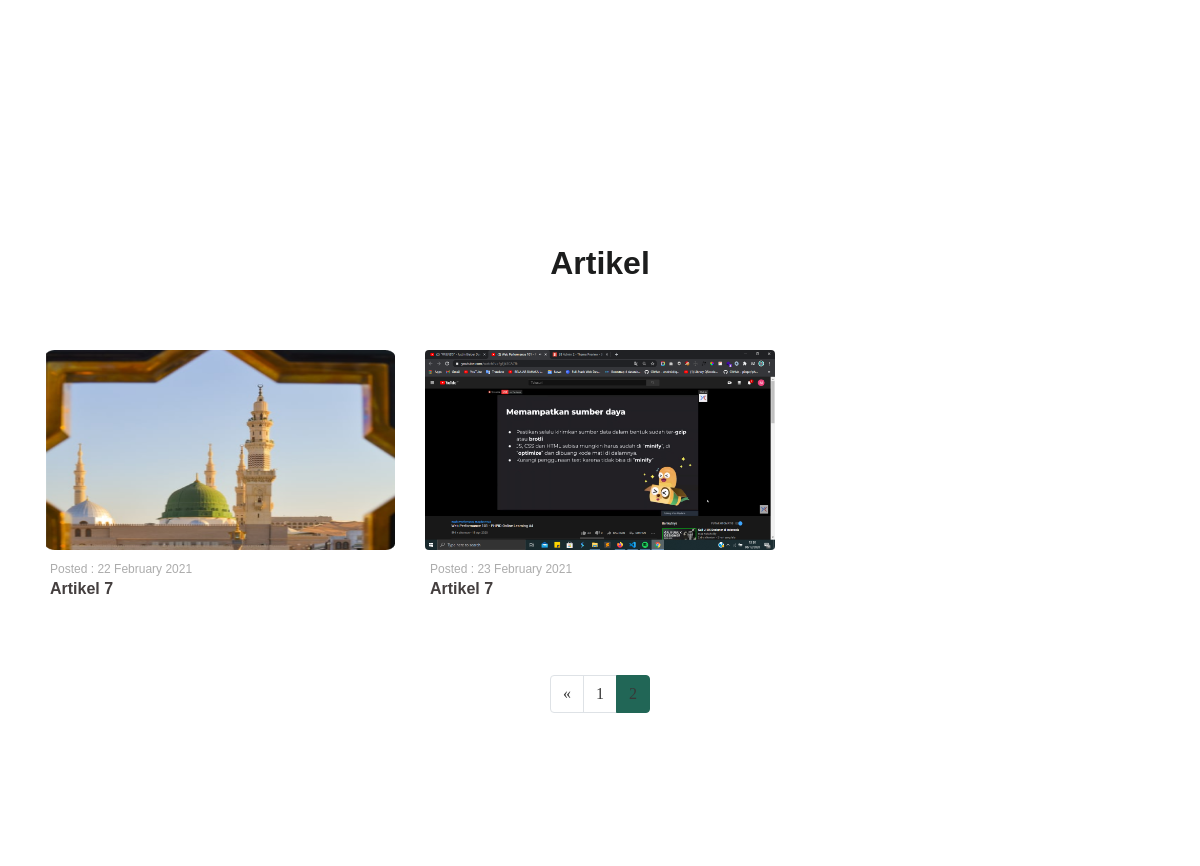
Before: /artikel/index/6 (middle part) with the older database file.
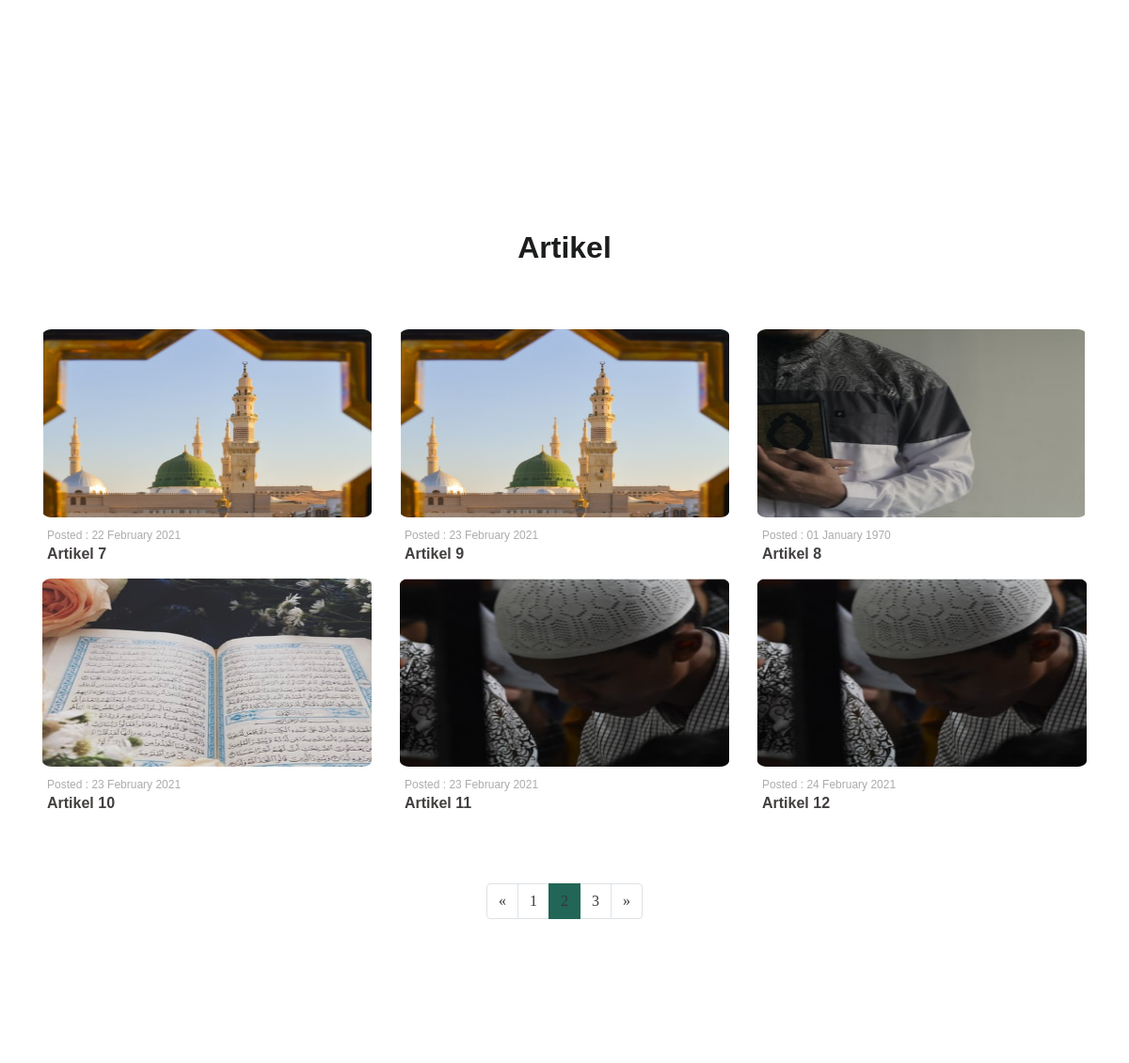
After: the same page with the newer database file.
### tables this page shows
CREATE TABLE `tb_artikel` (
  `id` int(11) NOT NULL,
  `judul_artikel` varchar(256) NOT NULL,
  `isi_artikel` text NOT NULL,
  `post_by` varchar(128) NOT NULL,
  `cover_artikel` varchar(128) NOT NULL,
  `date_created` int(11) NOT NULL
);

### index.php (called while the page is built, shortened)
<?php
require_once BASEPATH.'core/CodeIgniter.php';

### application/config/config.php (called while the page is built, shortened)
<?php
$config['base_url'] = 'http://localhost/ishlah-app/';
$config['index_page'] = '';
$config['uri_protocol']    = 'REQUEST_URI';
$config['url_suffix'] = '';
$config['language']    = 'english';
$config['charset'] = 'UTF-8';
$config['enable_hooks'] = FALSE;
$config['subclass_prefix'] = 'MY_';
$config['composer_autoload'] = FALSE;
$config['permitted_uri_chars'] = 'a-z 0-9~%.:_\-';
$config['enable_query_strings'] = FALSE;
$config['controller_trigger'] = 'c';
$config['function_trigger'] = 'm';
$config['directory_trigger'] = 'd';
$config['allow_get_array'] = TRUE;
$config['log_threshold'] = 0;
$config['log_path'] = '';
$config['log_file_extension'] = '';
$config['log_file_permissions'] = 0644;
$config['log_date_format'] = 'Y-m-d H:i:s';
$config['error_views_path'] = '';
$config['cache_path'] = '';
$config['cache_query_string'] = FALSE;
$config['encryption_key'] = '';
$config['sess_driver'] = 'files';
$config['sess_cookie_name'] = 'ci_session';
$config['sess_expiration'] = 7200;
$config['sess_save_path'] = NULL;
$config['sess_match_ip'] = FALSE;
$config['sess_time_to_update'] = 300;
$config['sess_regenerate_destroy'] = FALSE;
$config['cookie_prefix']    = '';
$config['cookie_domain']    = '';
$config['cookie_path']        = '/';
$config['cookie_secure']    = FALSE;
$config['cookie_httponly']     = FALSE;
$config['standardize_newlines'] = FALSE;
$config['global_xss_filtering'] = FALSE;
$config['csrf_protection'] = FALSE;
$config['csrf_token_name'] = 'csrf_test_name';
$config['csrf_cookie_name'] = 'csrf_cookie_name';
$config['csrf_expire'] = 7200;
$config['csrf_regenerate'] = TRUE;
$config['csrf_exclude_uris'] = array();
$config['compress_output'] = FALSE;
$config['time_reference'] = 'local';
$config['rewrite_short_tags'] = FALSE;
$config['proxy_ips'] = '';

### application/models/Artikel_model.php (called while the page is built, shortened)
<?php
class Artikel_model extends CI_Model
{
    public function getArtikel($limit, $start)
    {
        return $this->db->get('tb_artikel', $limit, $start)->result_array();
    }
    public function countAllArtikel()
    {
        return $this->db->get('tb_artikel')->num_rows();
    }
}

### application/views/artikel/index.php (the view)
<section class="artikelt">
    <div class="container artikell">
        <div class="row">
            <div class="col-lg-12 text-center">
                <h1 class=" section-judul text-center judul-manfaat"> Artikel </h1>
            </div>
        </div>
        <div class="row ">
            <?php
            foreach ($artikel as $data) :
            ?>
                <div class="col-12 col-lg-4  col-md-4 col-sm-12 content-1">
                    <figure class="">
                        <a href="<?= base_url('artikel/isiartikel/' . $data['id']) ?>" class="text-decoration-none">
                            <img src="<?= base_url('assets/cover_artikel/' . $data['cover_artikel']) ?>" class="img-fluid rounded gambarartikel" alt="...">
                            <figcaption class="figure-caption capt">
                                <p>Posted : <?= date('d F Y', $data['date_created']); ?></p>
                                <h6><?= $data['judul_artikel'] ?></h6>
                            </figcaption>
                        </a>
                    </figure>
                </div>
            <?php endforeach; ?>
        </div>
    </div>
    <div class="container pagi">
        <div class="row">
            <div class="col-12">
                <?= $this->pagination->create_links(); ?>
            </div>
        </div>
    </div>
</section>

### application/controllers/Artikel.php (shortened to what this page needs)
<?php
class Artikel extends CI_Controller
{
    public function __construct()
    {
        $this->load->model('Artikel_model');
        $this->load->library('session');
        $this->load->model('User_model');
    }
    public function index()
    {
        $data['judul'] = 'Artikel - LDK Ishlah';
        $this->load->library('pagination');
        $config['base_url'] = 'http://localhost/ishlah-app/artikel/index';
        $config['total_rows'] = $this->Artikel_model->countAllArtikel();
        $config['per_page'] = 6;
        $config['full_tag_open'] = '<ul class="pagination">';
        $config['full_tag_close'] = '</ul>';
        $config['next_tag_open'] = '<li class="page-item">';
        $config['next_tag_close'] = '</li>';
        $config['prev_tag_open'] = '<li class="page-item">';
        $config['prev_tag_close'] = '</li>';
        $config['cur_tag_open'] = '<li class="page-item active"><a class="page-link" href="#">';
        $config['cur_tag_close'] = '</a></li>';
        $config['num_tag_open'] = '<li class="page-item">';
        $config['num_tag_close'] = '</li>';
        $data['start'] = $this->uri->segment(3);
        $data['artikel'] = $this->Artikel_model->getArtikel($config['per_page'], $data['start']);
        $this->load->view('templates/header', $data);
        $this->load->view('artikel/index', $data);
        $this->load->view('templates/footer');
    }
}

### application/views/templates/header.php (shortened to what this page needs)
<!doctype html>
<html lang="en">
<head>
  <link rel="stylesheet" href="<?= base_url('assets/css/bootstrap.min.css') ?>">
  <link rel="stylesheet" href="https://cdnjs.cloudflare.com/ajax/libs/magnific-popup.js/1.1.0/magnific-popup.min.css" />
  <link rel="stylesheet" href="<?= base_url('assets/owlcarousel/dist/assets/owl.carousel.css') ?>">
  <link rel="stylesheet" href="<?= base_url('assets/owlcarousel/dist/assets/owl.theme.default.min.css') ?>">
  <link rel="stylesheet" href="https://cdnjs.cloudflare.com/ajax/libs/animate.css/4.1.1/animate.min.css" />
  <link rel="stylesheet" href="<?= base_url(); ?>assets/css/mycss.css">
  <link rel="stylesheet" href="<?= base_url(); ?>assets/xzoom/xzoom.css">
</head>
<body>
  <div id="carouselExampleFade" class="carousel slide carousel-fade" data-ride="carousel">
    <ol class="carousel-indicators">
      <li data-target="#carouselExampleIndicators" data-slide-to="0" class="active"></li>
      <li data-target="#carouselExampleIndicators" data-slide-to="1"></li>
      <li data-target="#carouselExampleIndicators" data-slide-to="2"></li>
    </ol>
    <div class="carousel-inner">
      <div class="carousel-item active">
        <img src="<?= base_url(); ?>assets/img/carousel/carousel1.jpg" class="d-block w-100" alt="First slide">
      </div>
    </div>
    <a class="carousel-control-prev" href="#carouselExampleFade" role="button" data-slide="prev">
    </a>
    <a class="carousel-control-next" href="#carouselExampleFade" role="button" data-slide="next">
    </a>
  </div>

### application/views/templates/footer.php (shortened to what this page needs)
</body>
</html>

### assets/css/mycss.css (style rules this page uses)
:root { --background-button-fill: #01C89B; --background-button-hover: #216656; }
body { font-family: 'Merriweather', serif; }
.section-judul { font-size: 24px; font-weight: 700; color: #1c1d1d !important; font-family: 'Poppins', sans-serif !important; padding: 60px 0 25px 0; }
.carousel .carousel-inner { height: 350px !important; }
.carousel .carousel-inner img { height: 350px !important; }
section.artikelt { margin-bottom: 30px; }
section.artikelt img.gambarartikel { min-width: 100% !important; max-height: 200px !important; min-height: 200px !important; }
section.artikelt .capt p { font-size: 12px !important; color: #ACACAC; font-family: 'Poppins', sans-serif !important; padding-top: 10px; margin-left: 5px; }
section.artikelt .capt h6 { font-size: 16px !important; font-family: 'Poppins', sans-serif !important; color: #443F3F !important; margin-left: 5px; margin-top: -15px; font-weight: 600; }
.pagi { display: flex !important; justify-content: center !important; margin-top: 30px !important; margin-bottom: 20px !important; border: none; }
.pagi { display: flex !important; justify-content: center !important; margin-top: 60px !important; margin-bottom: 50px !important; }
.pagi .pagination .page-item.active .page-link { background-color: #216656 !important; border-color: #2c2c2c; }
.pagi .pagination .page-item .page-link { color: #383838; }
@media (min-width: 768px) { .section-judul { font-size: 16px; font-weight: 700; color: #1c1d1d !important; font-family: 'Poppins', sans-serif !important; padding: 30px 0 25px 0; } }
@media (min-width: 768px) { .carousel .carousel-inner { height: 400px !important; } }
@media (min-width: 768px) { .carousel .carousel-inner img { height: 400px !important; } }
@media (min-width: 992px) { .section-judul { font-size: 32px; font-weight: 700; font-family: 'Poppins', sans-serif !important; color: #1c1d1d !important; padding: 65px 0 60px 0 !important; } }
@media (min-width: 992px) { .carousel { margin-top: -60px; } }
@media (min-width: 992px) { .carousel .carousel-inner { height: 100vh !important; } }
@media (min-width: 992px) { .carousel .carousel-inner img { margin-top: 30px; height: 100vh !important; } }
@media (min-width: 992px) { section.artikelt { padding-bottom: 60px !important; } }
@media (min-width: 992px) { section.artikelt img.gambarartikel { min-width: 100% !important; max-height: 200px !important; } }
@media (min-width: 992px) { section.artikelt .capt p { font-size: 12px !important; color: #ACACAC; font-family: 'Poppins', sans-serif !important; padding-top: 10px; margin-left: 5px; } }
@media (min-width: 992px) { section.artikelt .capt h6 { font-size: 16px !important; font-family: 'Poppins', sans-serif !important; color: #443F3F !important; margin-left: 5px; margin-top: -15px; font-weight: 600; } }
@media (min-width: 992px) { .artikelt .content-1 { --animate-duration: 0.5s; } }
@media (min-width: 992px) { .pagi { display: flex !important; justify-content: center !important; margin-top: 60px !important; margin-bottom: 50px !important; border: none; } }
@media (min-width: 992px) { .pagi .pagination { border: none; } }
@media (min-width: 992px) { .pagi .pagination .page-item.active .page-link { background-color: #216656 !important; border-color: #216656; } }
@media (min-width: 992px) { .pagi .pagination .page-item .page-link { color: #383838; } }

Changed rows visible on the page:
changed tb_artikel: cover_artikel: a different picture; judul_artikel "Artikel 7" → "Artikel 9"
added tb_artikel: cover_artikel (picture), date_created "01 January 1970", judul_artikel "Artikel 8"
added tb_artikel: cover_artikel (picture), date_created "23 February 2021", judul_artikel "Artikel 10"
added tb_artikel: cover_artikel (picture), date_created "23 February 2021", judul_artikel "Artikel 11"
added tb_artikel: cover_artikel (picture), date_created "24 February 2021", judul_artikel "Artikel 12"
Other visible differences:
$this->pagination->create_links(): "« 1 2" → "« 1 2 3 »"
